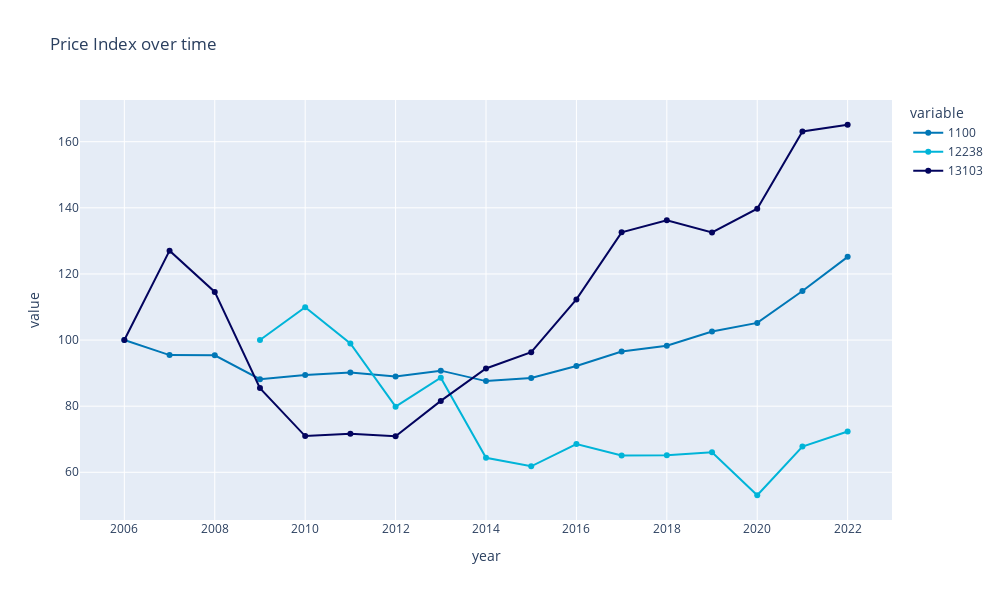

The code cell stored with this chart in its notebook:
### Code cell
from jre_utils.process import get_cumulative_growth
from jre_utils.visualize import plot_time_series


area_codes = ["13103", "1100", "12238"]
area_df = core_df[core_df["area_code"].isin(area_codes)].sort_values(by="year", ascending=True)

color_map = {
    "13103": "#03045e",
    "1100": "#0077b6",
    "12238": "#00b4d8",
}

plot_time_series(
    area_df,
    f"{investment_asset_type}_{metric}",
    group_by_columns,
    granularity_columns,
    f"Price Index over time",
    # visible="legendonly",
    width=1000,
    height=600,
    # highlight=True,
    # highlight_range=(2020, 2022)
    color_discrete_map=color_map
)

### Figure 1 — Plotly figure (JSON) as saved in the notebook; plotly's stock layout.template omitted (floating-point values rounded to 4 significant figures)
{"data": [{"hovertemplate": "variable=1100<br>year=%{x}<br>value=%{y}<extra></extra>", "legendgroup": "1100", "line": {"color": "#0077b6", "dash": "solid"}, "marker": {"symbol": "circle"}, "mode": "lines+markers", "name": "1100", "orientation": "v", "showlegend": true, "type": "scatter", "x": [2006, 2007, 2008, 2009, 2010, 2011, 2012, 2013, 2014, 2015, 2016, 2017, 2018, 2019, 2020, 2021, 2022], "xaxis": "x", "y": [100, 95.45, 95.37, 88.18, 89.47, 90.17, 89.0, 90.74, 87.58, 88.52, 92.15, 96.55, 98.3, 102.6, 105.2, 114.8, 125.2], "yaxis": "y"}, {"hovertemplate": "variable=12238<br>year=%{x}<br>value=%{y}<extra></extra>", "legendgroup": "12238", "line": {"color": "#00b4d8", "dash": "solid"}, "marker": {"symbol": "circle"}, "mode": "lines+markers", "name": "12238", "orientation": "v", "showlegend": true, "type": "scatter", "x": [2006, 2007, 2008, 2009, 2010, 2011, 2012, 2013, 2014, 2015, 2016, 2017, 2018, 2019, 2020, 2021, 2022], "xaxis": "x", "y": [null, null, null, 100, 109.9, 98.99, 79.85, 88.61, 64.4, 61.81, 68.56, 65.09, 65.16, 66.03, 53.06, 67.79, 72.35], "yaxis": "y"}, {"hovertemplate": "variable=13103<br>year=%{x}<br>value=%{y}<extra></extra>", "legendgroup": "13103", "line": {"color": "#03045e", "dash": "solid"}, "marker": {"symbol": "circle"}, "mode": "lines+markers", "name": "13103", "orientation": "v", "showlegend": true, "type": "scatter", "x": [2006, 2007, 2008, 2009, 2010, 2011, 2012, 2013, 2014, 2015, 2016, 2017, 2018, 2019, 2020, 2021, 2022], "xaxis": "x", "y": [100, 127.0, 114.6, 85.47, 70.95, 71.64, 70.92, 81.59, 91.41, 96.31, 112.3, 132.6, 136.3, 132.5, 139.7, 163.1, 165.1], "yaxis": "y"}], "layout": {"autosize": false, "height": 600, "hovermode": "closest", "legend": {"title": {"text": "variable"}, "tracegroupgap": 0}, "showlegend": true, "title": {"text": "Price Index over time"}, "width": 1000, "xaxis": {"anchor": "y", "domain": [0, 1], "title": {"text": "year"}}, "yaxis": {"anchor": "x", "domain": [0, 1], "title": {"text": "value"}}}}
